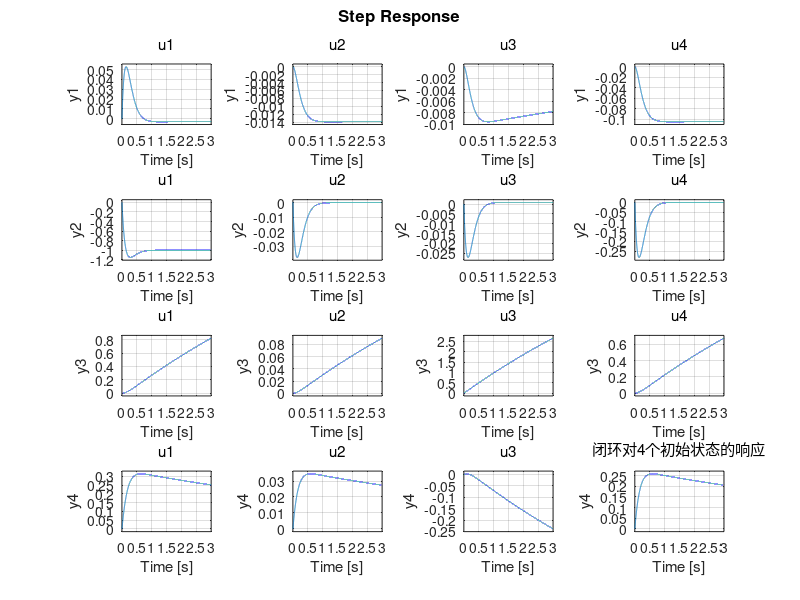

This chart was generated by the following MATLAB code:
%% design_lqr.m — 平衡车 LQR 设计脚本（Octave / MATLAB 通用）
% 输入: 第3.4节实测参数; 输出: 写入 balance_config.h 的 K
% 详细推导见 docs/双轮自平衡机器人-毕业设计完整方案与答辩手册.docx 第4章
clear; close all;

%% ---- 实测机械参数(摆线法/吊线法/两工况法, 见手册3.4节) ----
Mp = 1.5;  L = 0.10;  Jp = 0.005;    % 车体质量kg / 质心高m / 绕质心惯量kg·m²
m  = 0.05; r = 0.03;                 % 单轮质量kg / 半径m
g  = 9.8;

%% ---- 派生量 ----
Jw  = 0.5*m*r^2;                     % 车轮转动惯量
Ib  = Jp + Mp*L^2;                   % 车体绕轮轴惯量(平行轴定理)
Meq = Mp + 2*(Jw + m*r^2)/r^2;       % 等效质量(车轮折算)
D   = Ib*Meq - Mp^2*L^2;             % 判别式, 必须大于0
assert(D > 0, 'D<=0: 方程组退化, 检查参数');

%% ---- 状态空间: x=[θ, θ̇, s, v], u=双轮合计力矩T ----
a1 =  Meq*Mp*g*L/D;   b1 = -2*Mp*L/(r*D);
a2 = -Mp^2*L^2*g/D;   b2 =  2*Ib/(r*D);
A = [0 1 0 0; a1 0 0 0; 0 0 0 1; a2 0 0 0];
B = [0; b1; 0; b2];

fprintf('a1=%.1f b1=%.1f a2=%.1f b2=%.1f\n', a1, b1, a2, b2);
fprintf('开环不稳定极点: ±%.2f rad/s -> 1°倒到10°需 %.0f ms\n', ...
        sqrt(a1), acosh(10)/sqrt(a1)*1000);

%% ---- 能控性(=4才有解) ----
rank(ctrb(A,B))

%% ---- LQR 求解 ----
Q = diag([50 2 1 100]);   R = 1;     % 起点权重, 整定方向见手册表4-2
K = lqr(A, B, Q, R)
% 期望输出 K ≈ [-2.798 -0.326 -0.094 -0.971] (θ 单位 rad, 复制进 balance_config.h)

%% ---- 校核 ----
disp('闭环极点:'); disp(eig(A - B*K))       % 全部实部为负
figure; step(ss(A - B*K, eye(4), eye(4), zeros(4)), 3);
title('闭环对4个初始状态的响应');
